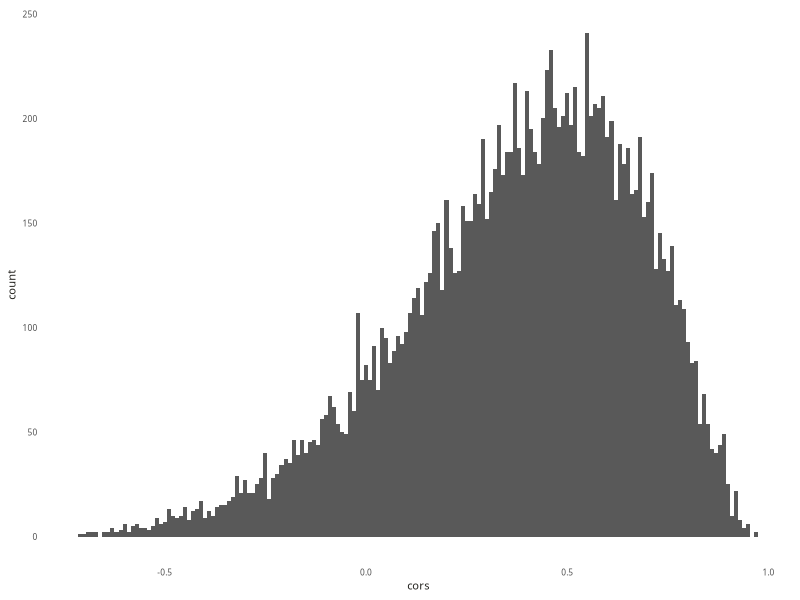
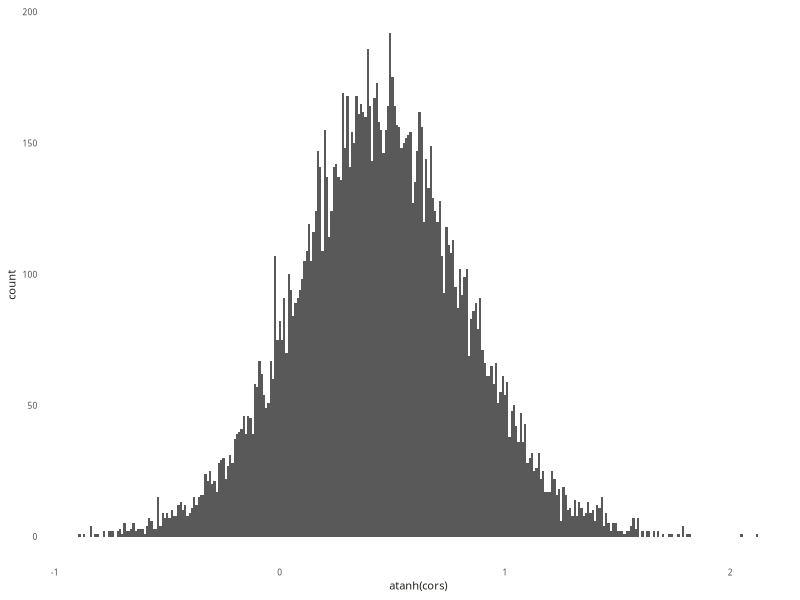
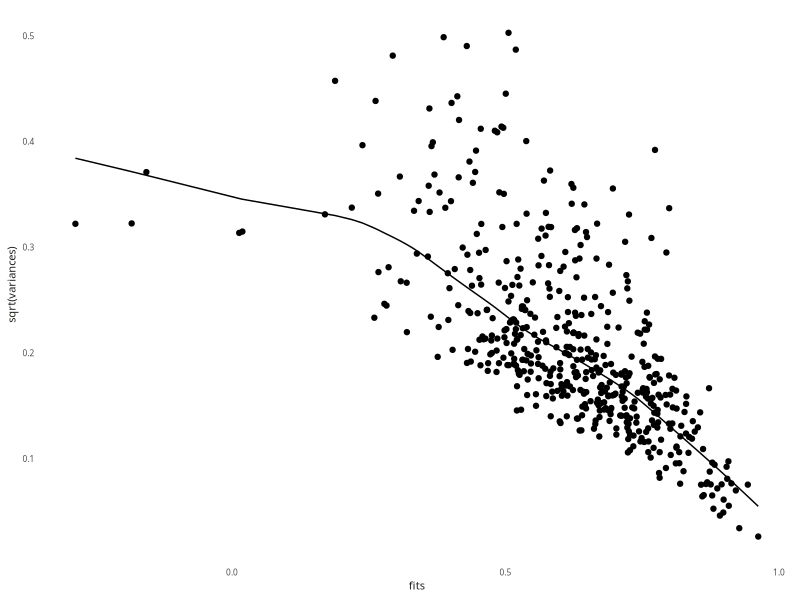
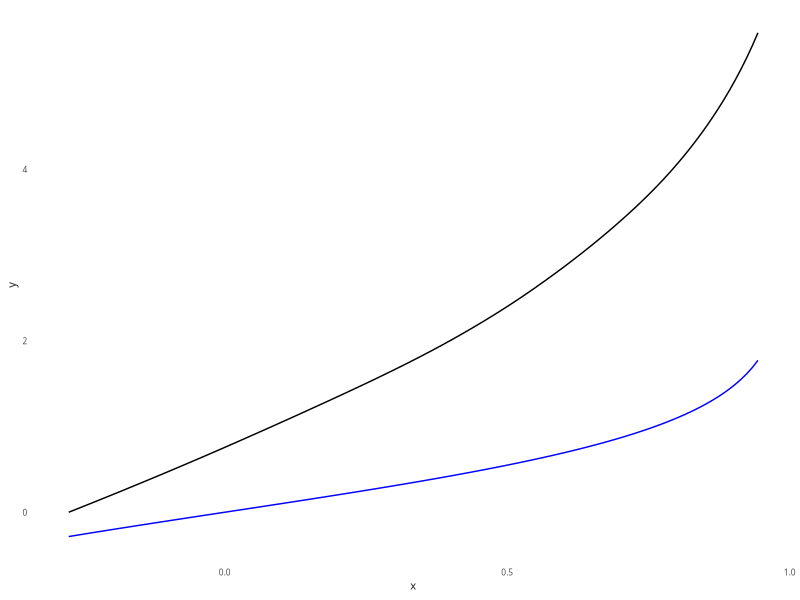

The R script that drew these images, in order:
#! /usr/bin/env Rscript

## File description -------------------------------------------------------------
## A simple bootstrap experiment in variable transformation, as described in "An
## Introduction to the boostrap". The idea is to automatically recover the usual
## VST for the correlation in a bivariate normal model automatically using the
## bootstrap.

# Setup packages ---------------------------------------------------------------
library("ggplot2")

## Load packages into session
scale_colour_discrete <- function(...)
  scale_colour_brewer(..., palette="Set2")
scale_fill_discrete <- function(...)
  scale_fill_brewer(..., palette="Set2")

theme_set(theme_bw())
min_theme <- theme_update(
  panel.border = element_blank(),
  panel.grid = element_blank(),
  text = element_text(family = "Ubuntu Regular", color = "#22211d"),
  axis.ticks = element_blank(),
  legend.title = element_text(size = 8),
  legend.text = element_text(size = 6),
  axis.text = element_text(size = 6),
  axis.title = element_text(size = 8),
  strip.background = element_blank(),
  strip.text = element_text(size = 8),
  legend.key = element_blank()
)

## ---- utils ----
generate_correlated <- function(N, rho) {
  z <- rnorm(N)
  cbind(X1 = z, X2 = rho * z + rnorm(N, 0, sqrt(1 - rho ^ 2)))
}

## ---- simulate ----
N <- 10
rho <- .4
R <- 15000
B <- c(500, 1000)

cors <- vector(length = R)
for (i in seq_len(R)) {
  X <- generate_correlated(N, rho)
  cors[i] <- cor(X)[1, 2]
}

## ---- usual-transformation ----
ggplot(data.frame(cors)) +
  geom_histogram(aes(x = cors), binwidth = 0.01)
ggplot(data.frame(cors)) +
  geom_histogram(aes(x = atanh(cors)), binwidth = 0.01)

## ---- bootstrap-simulation----

## Use the current version of X to estimate this transformation
vst_ests <- list(
  fits = vector(mode = "numeric", length = B[1]),
  variances = vector(mode = "numeric", length = B[1])
)

for (i in seq_len(B[1])) {
  if (i %% 50 == 0) {
    cat(sprintf("outer bootstrap iteration %d\n", i))
  }

  cur_x <- X[sample(N, replace = TRUE), ]
  vst_ests$fits[i] <- cor(cur_x)[1, 2]
  cur_rhos <- vector(mode = "numeric", length = B[2])
  for (j in seq_len(B[2])) {
    cur_rhos[j] <- cor(cur_x[sample(N, replace = TRUE), ])[1, 2]
  }
  vst_ests$variances[i] <- var(na.omit(cur_rhos))
}

## ----vis-bootstrap-transformation ----
s_smooth <- lowess(
  vst_ests$fits,
  sqrt(vst_ests$variances)
)

ggplot() +
  geom_point(
    data = data.frame(vst_ests),
    aes(x = fits, y = sqrt(variances))
  ) +
  geom_line(
    data = data.frame(s_smooth),
    aes(x = x, y = y)
  )

## ---- integrate ----
s_fun <- approxfun(s_smooth$x, s_smooth$y)

g_fun <- function(x, min_val = -.9) {
  res <- vector(length = length(x))
  res[x < min_val] <- NA

  for (i in seq_along(x)) {
    if (is.na(res[i])) next
    res[i] <- integrate(
      function(z) { 1 / s_fun(z) },
      min_val,
      x[i]
    )$value
  }
  res
}

## ---- visualize ----
x_grid <- seq(min(s_smooth$x) + 0.01, max(s_smooth$x) - 0.01, .01)
ggplot() +
  geom_line(
    data = data.frame(x = x_grid, y = g_fun(x_grid, min(x_grid))),
    aes(x = x, y = y)
  ) +
  geom_line(
    data = data.frame(x = x_grid, y = atanh(x_grid)),
    aes(x = x, y = y), col = "blue"
  )
